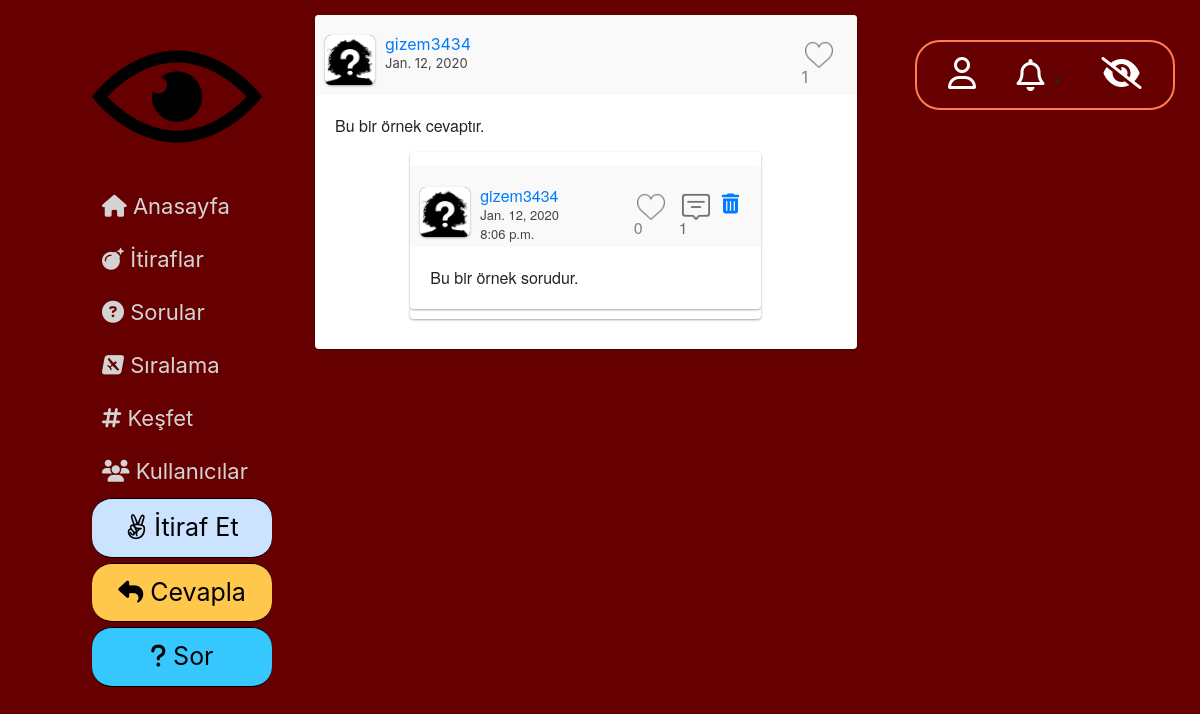
Page /cevaplar/ (signed in) on the committed database.
### website/models.py (models this page shows, shortened)
class reply_Post(models.Model):
    Reply_Post_Type = (
        ('Soru', 'Soru'),
        ('Yorum', 'Yorum')
    )
    reply_post_type = models.CharField(max_length=20, choices=Reply_Post_Type)
    main_post = models.ForeignKey(Post, on_delete=models.CASCADE, related_name='%(class)s_main_post')
    replied_post = models.ForeignKey(Post, on_delete=models.CASCADE, related_name='%(class)s_replied_post')

class Post(models.Model):
    Post_Type = (
        ('Post', 'Post'),
        ('Soru', 'Soru'),
        ('Yorum', 'Yorum')
    )
    Category = (
        ('Aşk', 'Aşk'),
        ('Dost Kazığı', 'Dost Kazığı'),
        ('Avcılar', 'Avcılar'),
        ('Civcivler', 'Civcivler'),
        ('Profesyonellik içerenler', 'Profesyonellik içerenler'),
        ('Diğer', 'Diğer')
    )
    publish_by = models.ForeignKey(UserProfile, on_delete=models.CASCADE)
    post_type = models.CharField(max_length=20, choices=Post_Type)
    category = models.CharField(max_length=50, choices=Category)
    publish_date = models.DateField()
    publish_time = models.TimeField(auto_now_add=True)
    content = models.TextField(max_length=2000)
    likes = models.ManyToManyField(User, blank=True, related_name='post_likes')
    replycount = models.IntegerField(default=0)
    def get_reply_url(self):
        return f"/cevapla/{self.pk}/"
    def get_like_api_url(self):
        return f"/begen/api/{self.pk}/"
    def get_delete_post_url(self):
        return f"/post/sil/{self.pk}/"

class UserProfile(models.Model):
    GENDER = (
        ('E', 'Erkek'),
        ('K', 'Kadın'),
    )
    FACULTY = (
        ('Mühendislik', 'Mühendislik'),
        ('Mimarlık', 'Mimarlık'),
        ('Fen-Edebiyat', 'Fen-Edebiyat'),
        ('İktisadi-İdari', 'İktisadi-İdari'),
        ('Güzel Sanatlar', 'Güzel Sanatlar')
    )
    gender = models.CharField(max_length=1, choices=GENDER)
    faculty = models.CharField(max_length=20, choices=FACULTY)
    birthdate = models.DateField()
    createdat = models.DateField()
    following = models.ManyToManyField('self', symmetrical=False, through='Follower_List')
    postCount = models.IntegerField(blank=True, null=True)
    point = models.IntegerField(default=0)
    user = models.ForeignKey(User, on_delete=models.CASCADE)
    def get_profile_url(self):
        return f"/profil/{self.pk}/"

### website/views.py (the view)
    def wrapper(request, *args, **kw):
        user = request.user
        if not user.is_authenticated:
            return redirect('login')
        else:
            return function(request, *args, **kw)

### website/views.py (called while the page is built)
def my_login_required(function):
    def wrapper(request, *args, **kw):
        user = request.user
        if not user.is_authenticated:
            return redirect('login')
        else:
            return function(request, *args, **kw)
    return wrapper

def getNotifications(request):
    if request.user.is_anonymous:
        return {}
    n = Notification.objects.all().filter(recipient=request.user)
    for notif in n:
        print(notif)
    return {
        'notification_list': n,
        'count': n.count(),
    }

@my_login_required
def answer_page(request):
    answer_list = reply_Post.objects.all().filter(reply_post_type='Soru').order_by('-pk')
    answer_list = create_paginator(request, answer_list)
    return render(request, 'cevaplar.html', {'answer_list': answer_list})

def create_paginator(request, list):
    page = request.GET.get('page', 1)
    paginator = Paginator(list, 20)
    try:
        posts = paginator.page(page)
    except PageNotAnInteger:
        posts = paginator.page(1)
    except EmptyPage:
        posts = paginator.page(paginator.num_pages)
    return posts

### templates/cevaplar.html (shortened to what this page needs)
{% extends 'base.html' %}
{% block question %}
                             <li>
                                 <a href="{%  url 'questions' %}"  id="answer-question">
                                    <i class="fas fa-reply"></i>
                                    <span>Cevapla</span>
                                </a>
                            </li>
                            <li>
                                 <a href="{%  url 'send_question' %}"  id="ask-question">
                                    <i class="fas fa-question"></i>
                                    <span>Sor</span>
                                </a>
                            </li>
{% endblock %}
{% block content %}
    <div id="main-window">
    {% for answer in answer_list %}
 {% include "classic-question.html" with answer=answer%}
    {% endfor %}
</div>
{% endblock %}

### templates/classic-question.html (shortened to what this page needs)
{% load static %}
<div class="post">
                    <div class="user">
                       <div class="user-img">
      {% ifequal answer.replied_post.publish_by.gender 'K' %}
              <img src="{% static 'media/kadın.jpg' %}" alt="profil resmi">
          {% endifequal %}</div>
                        <div class="user-info">
                            <a href="{{ answer.replied_post.publish_by.get_profile_url }}"><div class="user-name">{{ answer.replied_post.publish_by.user.username }}</div></a>
                            <span class="post-date">{{answer.replied_post.publish_date}}</span>
                        </div>
                        <div class="actions">
                            {% if request.user in post.likes.all %}
                               <span> <a  data-href="{{ answer.replied_post.get_like_api_url }}"  data-likes={{ answer.replied_post.likes.count }} class="like_button">  <span class="like-red like-ch" > <div class="like-count">{{ answer.replied_post.likes.count }}</div></span> </a></span>
                            {% else %}
                              <span><a  data-href="{{ answer.replied_post.get_like_api_url }}"  data-likes={{ answer.replied_post.likes.count }} class="like_button"> <span class="no-like like-ch" id="like"><div class="like-count">{{ answer.replied_post.likes.count }}</div></span></a></span>
                            {% endif %}
                        </div>
                    </div>
                    <div class="content">
                       {{answer.replied_post.content}}
                        <div class="question-post">
                             {% include "classic-post.html" with post=answer.main_post%}
                        </div>
                    </div>
                </div>

### templates/classic-post.html (shortened to what this page needs)
{% load static %}
 <div class="post">
                    <div class="user">
                        <div class="user-img">
      {% ifequal post.publish_by.gender 'K' %}
              <img src="{% static 'media/kadın.jpg' %}" alt="profil resmi">
          {% endifequal %}</div>
                        <div class="user-info">
                            <a href="{{ post.publish_by.get_profile_url }}"><div class="user-name">{{ post.publish_by.user.username }}</div></a>
                             <span class="post-date">{{post.publish_date}}</span><br>
                            <span class="post-date"> {{ post.publish_time }}</span>
                        </div>
                        <div class="actions">
                          {% if request.user.is_superuser %}
                                 <div class="actions">
                                     <a href="{{ post.get_delete_post_url }}"><i class="fas fa-trash-alt fa-lg" style="position: relative; top:15px; left:8px;"></i></a>
                        </div>
                            {% endif %}
                            {% if request.user in post.likes.all %}
                               <span> <a  data-href="{{ post.get_like_api_url }}"  data-likes={{ post.likes.count }} class="like_button">  <span class="like-red like-ch" > <div class="like-count">{{ post.likes.count }}</div></span> </a></span>
                            {% else %}
                              <span><a  data-href="{{ post.get_like_api_url }}"  data-likes={{ post.likes.count }} class="like_button"> <span class="no-like like-ch" id="like"><div class="like-count">{{ post.likes.count }}</div></span></a></span>
                            {% endif %}
                           <span id="comment-span"> <a href="{{ post.get_reply_url }}"><span class="comment" ><div id="comment-count"> {{ post.replycount }}</div> </span></a></span>
                        </div>
                    </div>
                    <div class="content">
                       {{ post.content }}
                    </div>
                </div>

### website/static/css/main.css (style rules this page uses)
#main-window { position: relative; left: 0; right: 0; width: 95%; }
#answer-question { width: 180px; font-size: 25px; text-align: center; margin-top: 5px; background-color: #ffc84d; color: black; border-top: 1px black solid; border-left: 2px black solid; border-bottom: 1px black solid; border-right: 2px black solid; border-radius: 20px; border-inline-color: red; border-inline: 1px; }
#ask-question { width: 180px; font-size: 25px; text-align: center; margin-top: 5px; background-color: #37c7ff; color: black; border-top: 1px black solid; border-left: 2px black solid; border-bottom: 1px black solid; border-right: 2px black solid; border-radius: 20px; border-inline-color: red; border-inline: 1px; }
.post { margin: 15px auto 10px; width: 100%; background: #fff; border-radius: 4px; box-shadow: 0 1px 3px rgba(0, 0, 0, 0.12), 0 1px 2px rgba(0, 0, 0, 0.24); transition: all 0.2s ease-in-out; overflow: hidden; }
.question-post { margin: 15px auto 10px; width: 70%; background: #fff; border-radius: 4px; box-shadow: 0 1px 3px rgba(0, 0, 0, 0.12), 0 1px 2px rgba(0, 0, 0, 0.24); transition: all 0.2s ease-in-out; overflow: hidden; }
.post .user { padding: 10px; position: relative; background: #f9f9f9; overflow: hidden; }
.post .user .user-img { margin-top: 10px; margin-right: 10px; width: 50px; height: 50px; float: left; border-radius: 6px; background: #444; box-shadow: 0 1px 3px rgba(0, 0, 0, 0.12), 0 1px 2px rgba(0, 0, 0, 0.24); overflow: hidden; }
.post .user .user-img img { position: relative; width: 100%; height: 100%; }
.post .user .user-info { padding-top: 10px; margin-right: 10px; width: calc(100% - 190px); height: 45px; line-height: 18px; float: left; color: #98d; }
.post .user .user-info .post-date { font-size: 13px; color: #444; }
.post .user .actions { float: right; margin-right: 10px }
.post .user .actions span { margin-right: 10px; width: 35px; height: 60px; float: left; display: block; cursor: pointer; overflow: hidden; background-size: 80%; background-position: 50% 50%; background-repeat: no-repeat; opacity: 0.75; transition: 0.25s opacity ease-in-out; }
#comment-count { text-decoration: none; color: black !important; }
.post .user .actions span:last-child { margin-right: 0; }
.no-like { background-image: url('/static/media/no_like.png'); }
.post .content { padding: 20px; font-size: 16px; line-height: 22px; font-family: 'Helvetica Neue'; overflow: hidden; }
.like-count { position: relative; padding-top: 40px; }
.comment { position: relative; padding-top: 40px; }
.mainmenu a { display: block; font-size: 22px; text-decoration: none; padding: 10px; color: #D3D3D3; }

### rows in the picture
reply_Post: replied_post.publish_by.user.username "gizem3434", replied_post.publish_date "Jan. 12, 2020", replied_post.likes.count "1", replied_post.content "Bu bir örnek cevaptır."
Post: publish_by.user.username "gizem3434", publish_date "Jan. 12, 2020", publish_time "8:06 p.m.", likes.count "0", replycount "1", content "Bu bir örnek sorudur."
